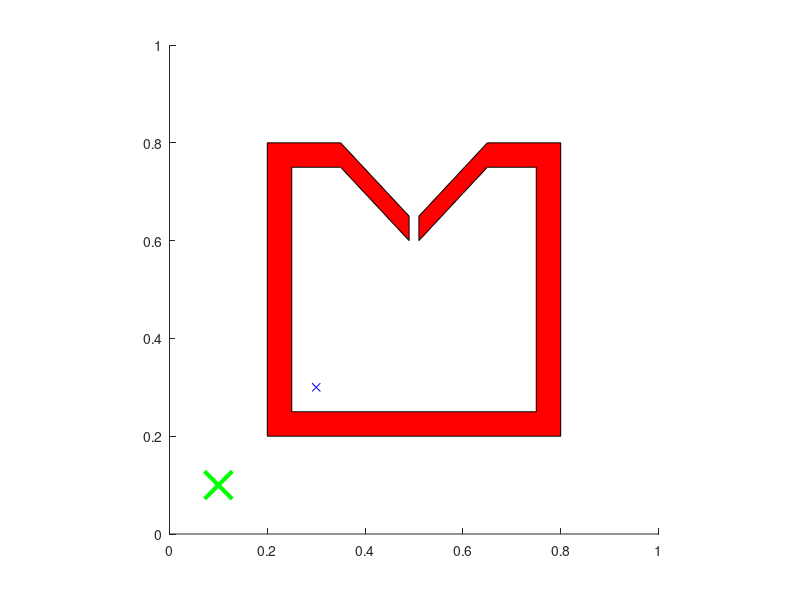

MATLAB code for this plot: (Note: this script raises an error after producing the figure.)
function rrt_bugtrap

bugtrap = [ .35 .8; .49 .65; .49 .60; .35 .75; .25 .75; .25 .25; ...
  .75 .25; .75 .75; .65 .75; .51 .60; .51 .65; .65 .8; .8 .8; .8 .2; ...
  .2 .2; .2 .8; .35 .8]';

figure(1); clf; hold on;
patch(bugtrap(1,:),bugtrap(2,:),'r');
axis equal; 
axis([0 1 0 1]);
x_goal = [.1;.1];
x_start = [.3;.3];
plot(x_start(1),x_start(2),'bx',x_goal(1),x_goal(2),'gx','MarkerSize',20,'LineWidth',3);

prob = MotionPlanningProblem(2);
prob = addConstraint(prob,FunctionHandleConstraint(0,0,2,@(x)inpolygon(x(1),x(2),bugtrap(1,:),bugtrap(2,:))));

options.figure_num = gcf;
options.max_edge_length = .1;
options.max_length_between_constraint_checks = .01;
xtraj = prob.rrt(x_start,x_goal,.05,@uniformSamples,options);

fnplt(xtraj);

end


function xs = uniformSamples

xs = rand(2,1);

end
